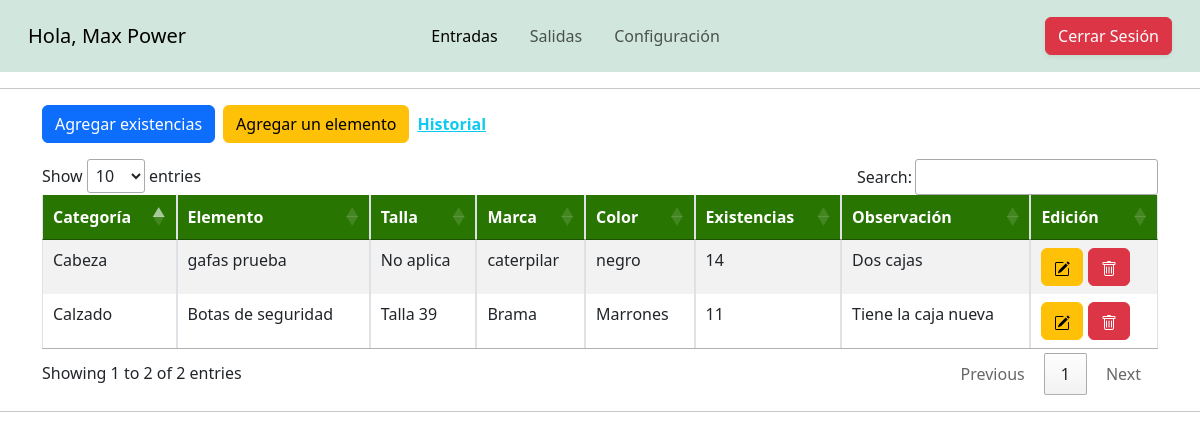
Page /views/entradas.php (signed in) on the earlier database version.
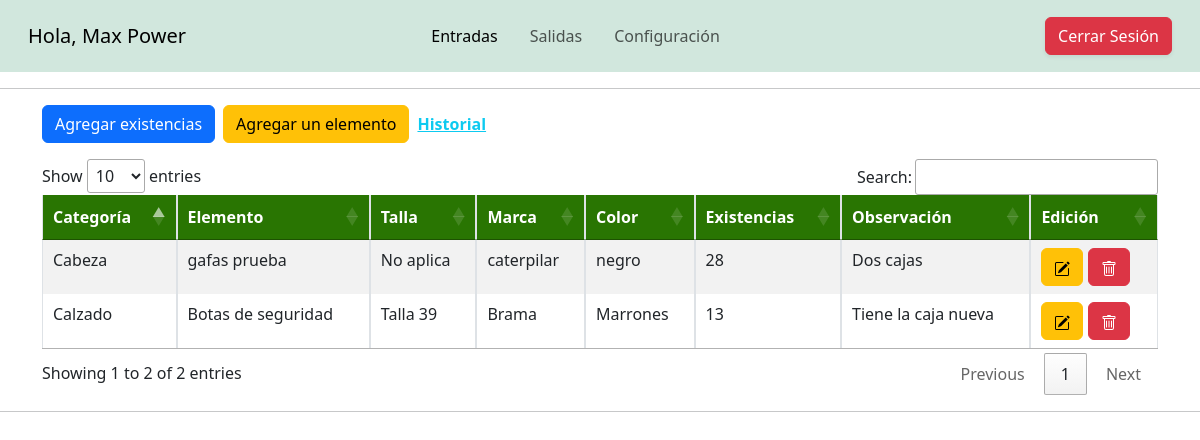
Same page on the later database version.
### tables this page shows
CREATE TABLE `elementos` (
  `idElemento` int(11) NOT NULL,
  `fkCategoria` int(11) NOT NULL,
  `fkTalla` int(10) NOT NULL,
  `elemento` varchar(50) NOT NULL,
  `marca` varchar(50) NOT NULL,
  `color` varchar(10) NOT NULL,
  `existencias` int(10) NOT NULL,
  `observacion` varchar(500) NOT NULL
);

CREATE TABLE `categorias` (
  `idCategoria` int(11) NOT NULL,
  `nombreCat` varchar(32) NOT NULL
);

CREATE TABLE `tallas` (
  `idTalla` int(11) NOT NULL,
  `tallas` varchar(10) NOT NULL
);

### views/entradas.php (the view, shortened to what this page needs)
<!DOCTYPE html>
<html lang="es">
<head>
  <link rel="stylesheet" href="../csss/bootstrap/css/bootstrap.min.css" />
  <link rel="stylesheet" href="../csss/DataTables/Responsive-2.5.0/css/responsive.dataTables.min.css">
  <link href="../csss/DataTables/datatables.min.css" rel="stylesheet">
  <link rel="stylesheet" href="../csss/generalStyles.css">
</head>
<body class="vh-100">
  <nav class="navbar navbar-expand-lg navbar-light bg-success-subtle p-3">
    <div class="container-fluid">
      <a class="navbar-brand" href="#">
        <?php
        echo "Hola, ";
        echo $_SESSION["nombre"];
        ?>
      </a>
      <div class="collapse navbar-collapse" id="navbarNavDropdown">
        <ul class="navbar-nav ms-auto ">
          <li class="nav-item">
            <a class="nav-link mx-2 active" aria-current="page" href="#">Entradas</a>
          </li>
          <li class="nav-item">
            <a class="nav-link mx-2" href="salidas.php">Salidas</a>
          </li>
          <li class="nav-item">
            <a class="nav-link mx-2" href="configuracion.php">Configuración</a>
          </li>
        </ul>
        <ul class="navbar-nav ms-auto d-none d-lg-inline-flex">
          <li class="nav-item mx-2">
            <a class="nav-link text-dark h5" href="" target="blank"><i class="fab fa-google-plus-square"></i></a>
          </li>
          <li class="nav-item mx-2">
            <a class="nav-link text-dark h5" href="" target="blank"><i class="fab fa-twitter"></i></a>
          </li>
          <li class="nav-item mx-2">
            <a class="nav-link text-dark h5" href="" target="blank"><i class="fab fa-facebook-square"></i></a>
          </li>
        </ul>
      </div>
      <div>
        <button class="btn btn-danger shadow-sm">
          <a class="text-decoration-none text-white" href="../controllers/logout.php">Cerrar Sesión</a>
        </button>
      </div>
    </div>
  </nav>
  <hr />
  <div class="container d-flex justify-content-center flex-column">
    <?php
    include '../controllers/addElements.controller.php';
    ?>
    <div class="w-100 d-flex gap-2 mb-3 align-items-center">
      <button type="button" class="btn btn-primary" data-bs-toggle="modal" data-bs-target="#agregarExistencias">
        Agregar existencias
      </button>
      <button type="button" class="btn btn-warning" data-bs-toggle="modal" data-bs-target="#agregarElemento">
        Agregar un elemento
      </button>
      <a class="fw-bold pointer text-info pe-auto" data-bs-toggle="modal" data-bs-target="#historialMovimientos1">Historial</a>
    </div>
    <table id="tableInventario" class="table table-striped table-bordered table-responsive table-hover nowrap" style="width: 100%;">
      <thead class="formColumn">
        <tr>
          <th scope="col">Categoría</th>
          <th scope="col">Elemento</th>
          <th scope="col">Talla</th>
          <th scope="col">Marca</th>
          <th scope="col">Color</th>
          <th scope="col">Existencias</th>
          <th scope="col">Observación</th>
          <th scope="col">Edición</th>
        </tr>
      </thead>
      <tbody>
        <?php
        $sqlElm = $conexion->query("SELECT * FROM elementos as e, categorias as c, tallas
            as t where e.fkCategoria=c.idCategoria AND e.fkTalla=t.idTalla");
        while ($tableData = $sqlElm->fetch_object()) { ?>
          <tr>
            <td><?= $tableData->nombreCat ?></td>
            <td><?= $tableData->elemento ?></td>
            <td><?= $tableData->tallas ?></td>
            <td><?= $tableData->marca ?></td>
            <td><?= $tableData->color ?></td>
            <td><?= $tableData->existencias ?></td>
            <td><?= $tableData->observacion ?></td>
            <td>
              <a class="btn btn-small btn-warning" data-id="<?= $tableData->idElemento ?>" data-bs-toggle="modal" data-bs-target="#editElements">
              </a>
              <a onclick="eliminar('<?php echo $tableData->idElemento; ?>')" class="btn btn-small btn-danger">
              </a>
            </td>
          </tr>
        <?php } ?>
      </tbody>
    </table>
  </div>
  <hr />
</body>
</html>

### csss/generalStyles.css (style rules this page uses)
:root { --colorA: #1F5C00; --colorB:#c7dbe7; --senaGreen: #39a900; --colorC: #39a900; --colorD: #231b8d; --colorE: #A86608; --colorTitle: #47cc04; }
body { background-attachment: fixed; background-size: cover; background-repeat: no-repeat; background-position: center center; }
.formColumn { background-color: #297502; color: white; font-style: normal; }
.pointer { cursor: pointer; }

Differences in the rows shown:
changed elementos "gafas prueba": existencias "14" → "28"
changed elementos "Botas de seguridad": existencias "11" → "13"
